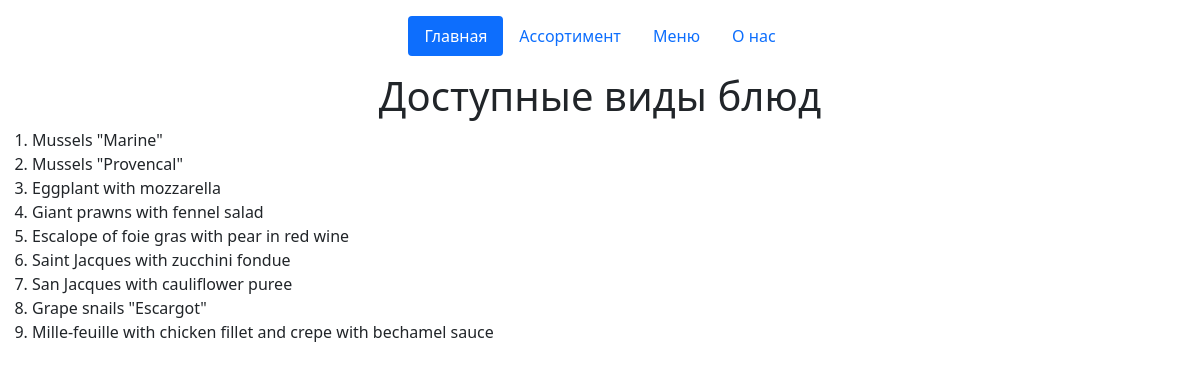
Page /apache/src/products.php on the committed database.
### tables this page shows
CREATE TABLE IF NOT EXISTS products (
  ID INT(11) NOT NULL AUTO_INCREMENT,
  name VARCHAR(80) NOT NULL,
  price INTEGER,
  PRIMARY KEY (ID)
);

### apache/src/products.php (the view, shortened to what this page needs)
<!DOCTYPE html>
<html lang="en">
<head>
    <link href="https://cdn.jsdelivr.net/npm/bootstrap@5.1.3/dist/css/bootstrap.min.css" rel="stylesheet">
</head>
<body>
<div class="container">
    <header class="d-flex justify-content-center py-3">
      <ul class="nav nav-pills">
        <li class="nav-item"><a href="index.html" class="nav-link active" aria-current="page">Главная</a></li>
        <li class="nav-item"><a href="products.php" class="nav-link">Ассортимент</a></li>
        <li class="nav-item"><a href="menu.php" class="nav-link">Меню</a></li>
        <li class="nav-item"><a href="about.html" class="nav-link">О нас</a></li>
      </ul>
    </header>
  </div>
<h1 class="text-center">Доступные виды блюд</h1>
<ol>
    <?php
    $mysqli = new mysqli("my-sql", "user", "password", "appDB");
    $result = $mysqli->query("SELECT name FROM products");
    foreach ($result as $row){
        echo "<li>{$row['name']}</li>";
    }
    ?>
</ol>
</body>
</html>

### rows in the picture
products: name "Mussels \"Marine\""
products: name "Mussels \"Provencal\""
products: name "Eggplant with mozzarella"
products: name "Giant prawns with fennel salad"
products: name "Escalope of foie gras with pear in red wine"
products: name "Saint Jacques with zucchini fondue"
products: name "San Jacques with cauliflower puree"
products: name "Grape snails \"Escargot\""
products: name "Mille-feuille with chicken fillet and crepe with bechamel sauce"
